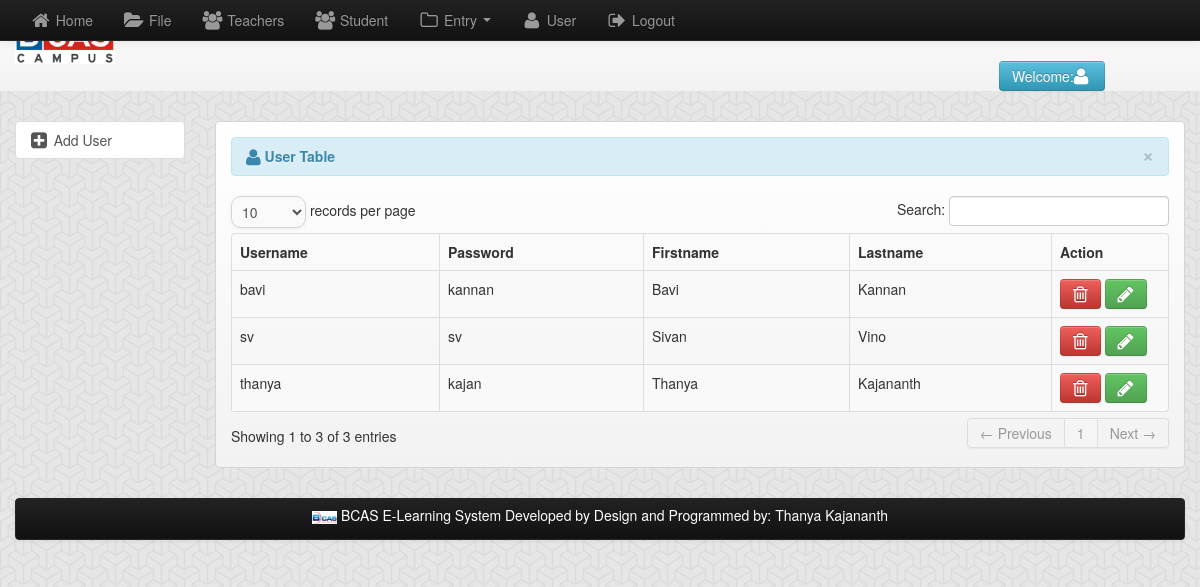
The page /admin/user.php (signed in) on the database its author committed.
### tables this page shows
CREATE TABLE `user` (
  `user_id` int(11) NOT NULL,
  `username` varchar(150) NOT NULL,
  `password` varchar(150) NOT NULL,
  `firstname` varchar(100) NOT NULL,
  `lastname` varchar(100) NOT NULL
);

### admin/user.php (the view, shortened to what this page needs)
<?php include('header.php'); ?>
<body>
    <div class="row-fluid">
        <div class="span12">
            <?php include('navbar.php'); ?>
            <div class="container">
                <div class="row-fluid">
                    <div class="span2">
                        <ul class="nav nav-tabs nav-stacked">
                            <li class="active">
                                <a  href="add_user.php"><i class="icon-plus-sign-alt icon-large"></i>&nbsp;Add User</a>
                            </li>
                        </ul>
                    </div>
                    <div class="span10">
                        <div class="hero-unit-3">
                            <table cellpadding="0" cellspacing="0" border="0" class="table table-striped table-bordered" id="example">
                                <div class="alert alert-info">
                                    <button type="button" class="close" data-dismiss="alert">&times;</button>
                                    <strong><i class="icon-user icon-large"></i>&nbsp;User Table</strong>
                                </div>
                                <thead>
                                    <tr>
                                        <th>Username</th>
                                        <th>Password</th>
                                        <th>Firstname</th>
                                        <th>Lastname</th>
                                        <th>Action</th>
                                    </tr>
                                </thead>
                                <tbody>
                                    <?php
                                    $query = mysqli_query($conn,"select * from user") or die(mysqli_error());
                                    while ($row = mysqli_fetch_array($query)) {
                                        $user_id = $row['user_id'];
                                        ?>
                                        <tr class="odd gradeX">
                                            <td><?php echo $row['username']; ?></td>
                                            <td><?php echo $row['password']; ?></td>
                                            <td><?php echo $row['firstname']; ?></td>
                                            <td><?php echo $row['lastname']; ?></td>
                                            <td width="100">
                                                <a rel="tooltip"  title="Delete User" id="d<?php echo $user_id; ?>" href="#userdel<?php echo $user_id; ?>" role="button"  data-toggle="modal" class="btn btn-danger"><i class="icon-trash icon-large"></i></a>
                                                <a rel="tooltip"  title="Edit User" id="e<?php echo $user_id; ?>" href="#" class="btn btn-success"><i class="icon-pencil icon-large"></i></a>
                                            </td>
                                    </tr>
                                <?php } ?>
                                </tbody>
                            </table>
                        </div>
                    </div>
                </div>
                <?php include('footer.php'); ?>
            </div>
        </div>
</body>
</html>

### rows shown on the page
user: username "bavi", password "kannan", firstname "Bavi", lastname "Kannan"
user: username "sv", password "sv", firstname "Sivan", lastname "Vino"
user: username "thanya", password "kajan", firstname "Thanya", lastname "Kajananth"
